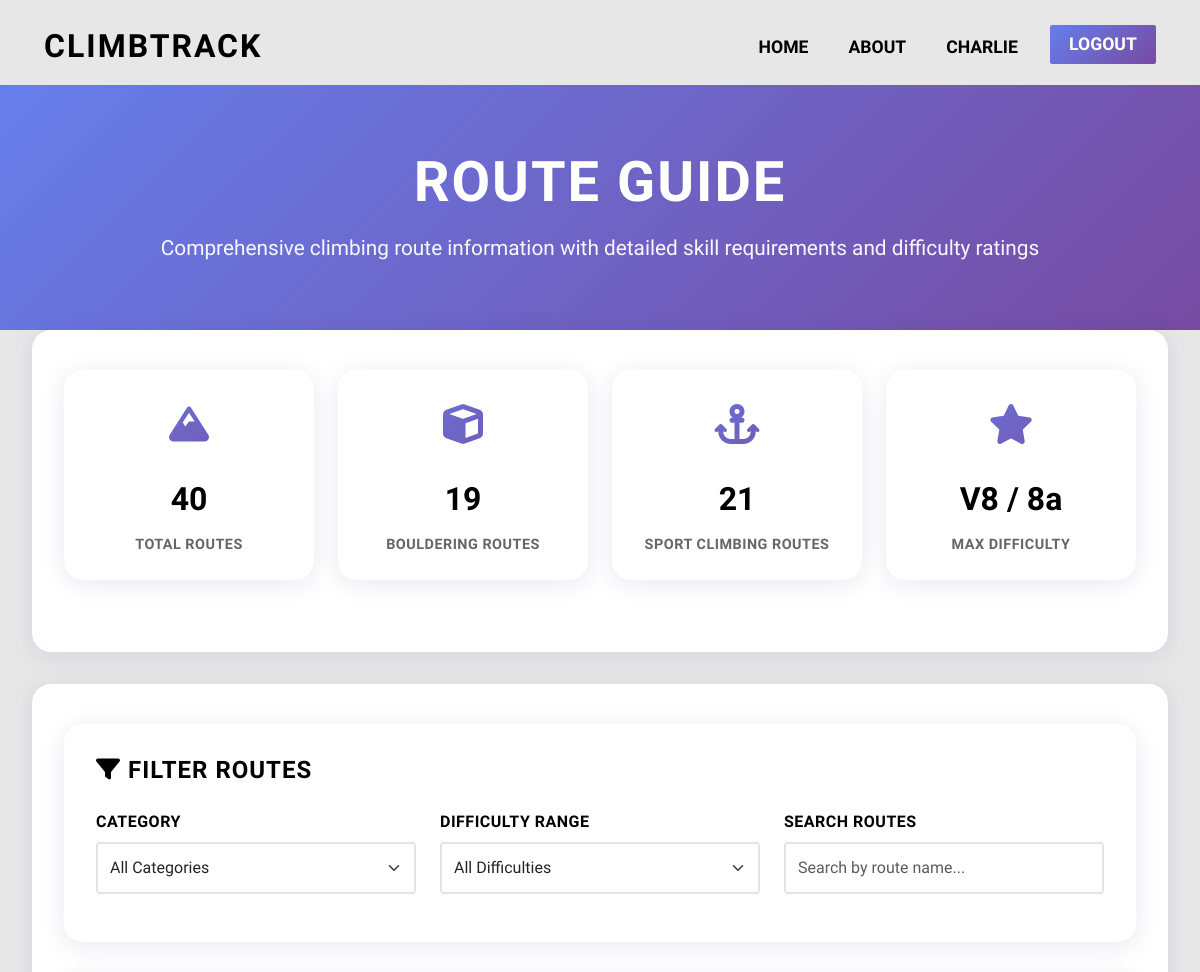
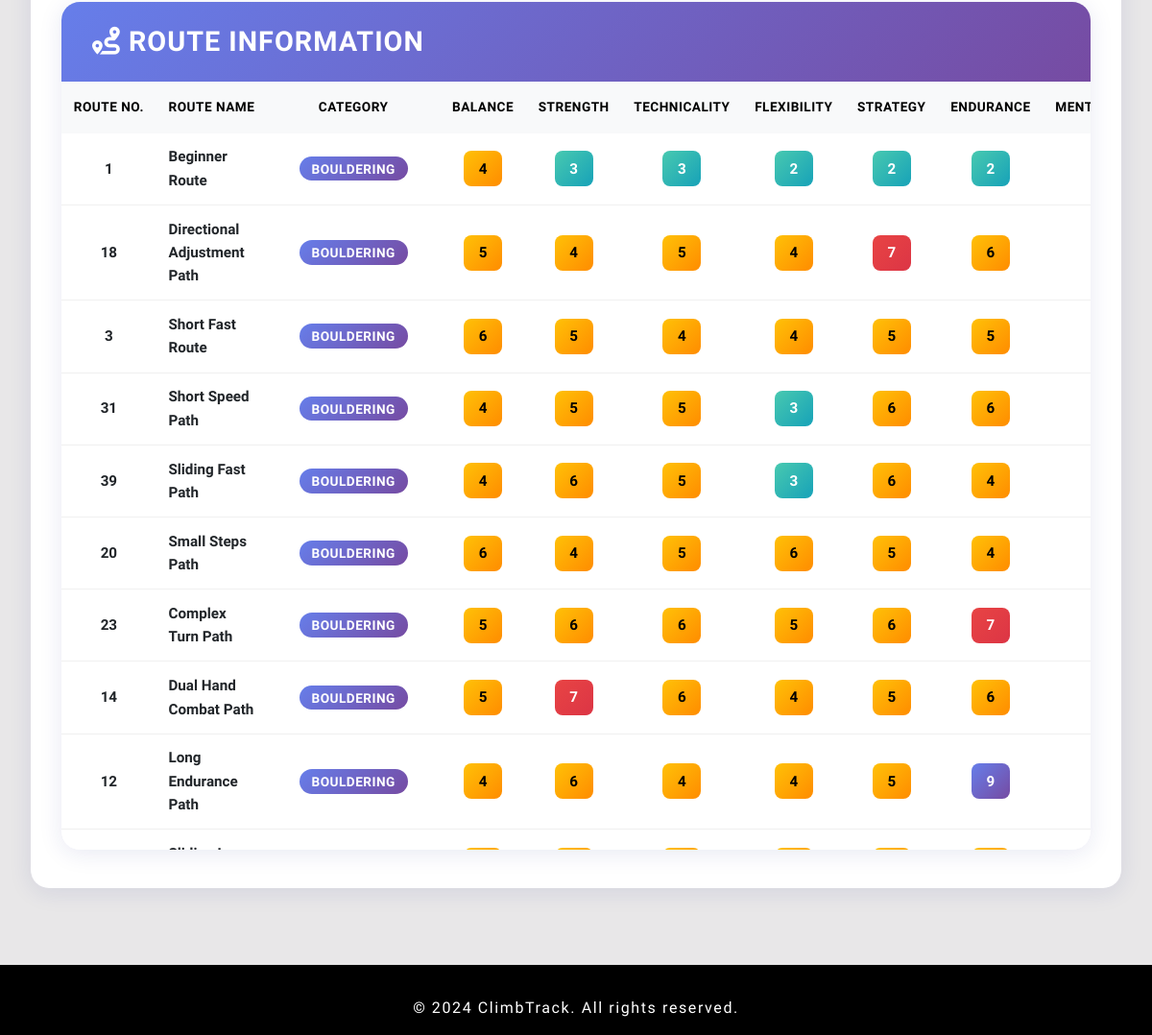
/routes (signed in), run on the app's committed database (2 pictures, top to bottom).
### tables this page shows
CREATE TABLE "routes" (
                id INTEGER PRIMARY KEY AUTOINCREMENT,
                name VARCHAR(200) NOT NULL,
                category VARCHAR(20) NOT NULL CHECK(category IN ('Bouldering', 'Sport Climbing')),
                balance INTEGER NOT NULL CHECK(balance >= 1 AND balance <= 10),
                strength INTEGER NOT NULL CHECK(strength >= 1 AND strength <= 10),
                technicality INTEGER NOT NULL CHECK(technicality >= 1 AND technicality <= 10),
                flexibility INTEGER NOT NULL CHECK(flexibility >= 1 AND flexibility <= 10),
                strategy INTEGER NOT NULL CHECK(strategy >= 1 AND strategy <= 10),
                endurance INTEGER NOT NULL CHECK(endurance >= 1 AND endurance <= 10),
                mental_challenge INTEGER NOT NULL CHECK(mental_challenge >= 1 AND mental_challenge <= 10),
                overall_difficulty VARCHAR(10) NOT NULL,
                description TEXT,
                image_filename VARCHAR(255),
                created_at TIMESTAMP DEFAULT CURRENT_TIMESTAMP,
                updated_at TIMESTAMP DEFAULT CURRENT_TIMESTAMP
            );

### app.py (the view)
@app.route('/routes')
def routes():
    routes_data = RouteService.get_all_routes()
    return render_template('routes.html', routes=routes_data)

### database/dao.py (called while the page is built)
    def get_all_sorted(self) -> List[Dict[str, Any]]:
        query = """
            SELECT * FROM routes
            ORDER BY category,
                     CASE category
                         WHEN 'Bouldering' THEN CAST(SUBSTR(overall_difficulty, 2) AS INTEGER)
                         ELSE overall_difficulty
                     END,
                     name
        """
        results = self.db.execute_query(query)
        return [dict(row) for row in results]

### database/db_manager.py (called while the page is built)
    def get_connection(self) -> sqlite3.Connection:
        if not os.path.exists(self.db_path):
            raise FileNotFoundError(f"数据库文件不存在: {self.db_path}")
        conn = sqlite3.connect(self.db_path)
        conn.row_factory = sqlite3.Row
        return conn

    @contextmanager
    def get_cursor(self, transaction: bool = False):
        conn = self.get_connection()
        cursor = conn.cursor()
        try:
            yield cursor
            if transaction:
                conn.commit()
        except Exception as e:
            if transaction:
                conn.rollback()
            raise e
        finally:
            conn.close()

    def execute_query(self, query: str, params: tuple = (), fetch_one: bool = False, fetch_all: bool = True) -> Any:
        with self.get_cursor() as cursor:
            cursor.execute(query, params)
            if fetch_one:
                return cursor.fetchone()
            elif fetch_all:
                return cursor.fetchall()
            else:
                return cursor.rowcount

### database/services.py (called while the page is built)
    @staticmethod
    def get_all_routes() -> List[Dict[str, Any]]:
        return route_dao.get_all_sorted()

### templates/routes.html (shortened to what this page needs)
<!DOCTYPE html>
<html lang="en">
<head>
    <link href="https://cdn.jsdelivr.net/npm/bootstrap@5.3.0/dist/css/bootstrap.min.css" rel="stylesheet">
    <link href="{{ url_for('static', filename='css/base.css') }}" rel="stylesheet">
    <link href="https://cdnjs.cloudflare.com/ajax/libs/font-awesome/6.0.0/css/all.min.css" rel="stylesheet">
</head>
<body>
    <nav class="navbar navbar-expand-lg navbar-custom">
        <div class="container-fluid">
            <a class="navbar-brand" href="/">ClimbTrack</a>
            <div class="collapse navbar-collapse justify-content-end">
                <ul class="navbar-nav mb-2 mb-lg-0">
                    <li class="nav-item"><a class="nav-link" href="/">Home</a></li>
                    <li class="nav-item"><a class="nav-link" href="{{ url_for('about') }}">About</a></li>
                    {% if session.get('user') %}
                        <li class="nav-item"><a class="nav-link" href="{{ url_for('profile') }}">{{ session['user'] }}</a></li>
                        <li class="nav-item"><a class="btn btn-login" href="{{ url_for('logout') }}">Logout</a></li>
                    {% else %}
                        <li class="nav-item"><a class="btn btn-login" href="{{ url_for('login') }}">Login</a></li>
                    {% endif %}
                </ul>
            </div>
        </div>
    </nav>
    <section class="hero-section">
        <div class="container">
            <h1 class="hero-title">Route Guide</h1>
            <p class="hero-subtitle">Comprehensive climbing route information with detailed skill requirements and difficulty ratings</p>
        </div>
    </section>
    <div class="page-container">
        <div class="content-section fade-in">
            <div class="stats-summary">
                <div class="stat-card scale-hover">
                    <div class="stat-icon"><i class="fas fa-mountain"></i></div>
                    <div class="stat-number">{{ routes|length }}</div>
                    <div class="stat-label">Total Routes</div>
                </div>
                <div class="stat-card scale-hover">
                    <div class="stat-icon"><i class="fas fa-cube"></i></div>
                    <div class="stat-number">{{ routes|selectattr('category', 'equalto', 'Bouldering')|list|length }}</div>
                    <div class="stat-label">Bouldering Routes</div>
                </div>
                <div class="stat-card scale-hover">
                    <div class="stat-icon"><i class="fas fa-anchor"></i></div>
                    <div class="stat-number">{{ routes|selectattr('category', 'equalto', 'Sport Climbing')|list|length }}</div>
                    <div class="stat-label">Sport Climbing Routes</div>
                </div>
                <div class="stat-card scale-hover">
                    <div class="stat-icon"><i class="fas fa-star"></i></div>
                    <div class="stat-number">
                        {% set v_grades = routes|selectattr('category', 'equalto', 'Bouldering')|map(attribute='overall_difficulty')|list %}
                        {% set sport_grades = routes|selectattr('category', 'equalto', 'Sport Climbing')|map(attribute='overall_difficulty')|list %}
                        {% if v_grades and sport_grades %}
                            {{ v_grades|max }} / {{ sport_grades|max }}
                        {% elif v_grades %}
                            {{ v_grades|max }}
                        {% elif sport_grades %}
                            {{ sport_grades|max }}
                        {% else %}
                            N/A
                        {% endif %}
                    </div>
                    <div class="stat-label">Max Difficulty</div>
                </div>
            </div>
        </div>
        <div class="content-section fade-in">
            <div class="filter-controls">
                <h4 class="filter-title"><i class="fas fa-filter"></i> Filter Routes</h4>
                <div class="row">
                    <div class="col-md-4">
                        <div class="filter-group">
                            <label for="categoryFilter">Category</label>
                            <select class="form-select" id="categoryFilter">
                                <option value="">All Categories</option>
                            </select>
                        </div>
                    </div>
                    <div class="col-md-4">
                        <div class="filter-group">
                            <label for="difficultyFilter">Difficulty Range</label>
                            <select class="form-select" id="difficultyFilter">
                                <option value="">All Difficulties</option>
                            </select>
                        </div>
                    </div>
                    <div class="col-md-4">
                        <div class="filter-group">
                            <label for="searchFilter">Search Routes</label>
                            <input type="text" class="form-control" id="searchFilter" placeholder="Search by route name...">
                        </div>
                    </div>
                </div>
            </div>
            <div class="routes-table-container">
                <div class="table-header">
                    <h3><i class="fas fa-route"></i> Route Information</h3>
                </div>
                <div class="table-responsive">
                    <table class="table routes-table" id="routesTable">
                        <thead>
                            <tr>
                                <th>Route No.</th>
                                <th>Route Name</th>
                                <th>Category</th>
                                <th>Balance</th>
                                <th>Strength</th>
                                <th>Technicality</th>
                                <th>Flexibility</th>
                                <th>Strategy</th>
                                <th>Endurance</th>
                                <th>Mental Challenge</th>
                            </tr>
                        </thead>
                        <tbody>
                            {% for route in routes %}
                            <tr class="route-row"
                                data-category="{{ route.category }}"
                                data-difficulty="{{ route.overall_difficulty }}"
                                data-name="{{ route.name.lower() }}">
                                <td><strong>{{ route.id }}</strong></td>
                                <td class="route-name">{{ route.name }}</td>
                                <td>
                                    <span class="route-category {% if route.category == 'Bouldering' %}category-bouldering{% else %}category-sport{% endif %}">
                                        {{ route.category }}
                                    </span>
                                </td>
                                <td><span class="difficulty-score difficulty-{{
                                    '1-3' if route.balance <= 3 else
                                    '4-6' if route.balance <= 6 else
                                    '7-8' if route.balance <= 8 else
                                    '9-10' }}">{{ route.balance }}</span></td>
                                <td><span class="difficulty-score difficulty-{{
                                    '1-3' if route.strength <= 3 else
                                    '4-6' if route.strength <= 6 else
                                    '7-8' if route.strength <= 8 else
                                    '9-10' }}">{{ route.strength }}</span></td>
                                <td><span class="difficulty-score difficulty-{{
                                    '1-3' if route.technicality <= 3 else
                                    '4-6' if route.technicality <= 6 else
                                    '7-8' if route.technicality <= 8 else
                                    '9-10' }}">{{ route.technicality }}</span></td>
                                <td><span class="difficulty-score difficulty-{{
                                    '1-3' if route.flexibility <= 3 else
                                    '4-6' if route.flexibility <= 6 else
                                    '7-8' if route.flexibility <= 8 else
                                    '9-10' }}">{{ route.flexibility }}</span></td>
                                <td><span class="difficulty-score difficulty-{{
                                    '1-3' if route.strategy <= 3 else
                                    '4-6' if route.strategy <= 6 else
                                    '7-8' if route.strategy <= 8 else
                                    '9-10' }}">{{ route.strategy }}</span></td>
                                <td><span class="difficulty-score difficulty-{{
                                    '1-3' if route.endurance <= 3 else
                                    '4-6' if route.endurance <= 6 else
                                    '7-8' if route.endurance <= 8 else
                                    '9-10' }}">{{ route.endurance }}</span></td>
                                <td></td>
                            </tr>
                            {% endfor %}
                        </tbody>
                    </table>
                </div>
            </div>
        </div>
    </div>
    <footer class="footer">
        &copy; 2024 ClimbTrack. All rights reserved.
    </footer>
</body>
</html>

### static/css/base.css (style rules this page uses)
body { background: #E8E7E8; font-family: 'Saira Condensed', Arial, sans-serif; margin: 0; padding: 0; color: #222; line-height: 1.6; }
.navbar-custom { background: transparent; padding: 1.2rem 3rem 0.5rem 3rem; }
.navbar-custom .navbar-brand { color: #000; font-size: 2rem; font-weight: 700; letter-spacing: 2px; text-transform: uppercase; }
.navbar-custom .nav-link { color: #000; font-size: 1.1rem; font-weight: 700; margin-right: 1.5rem; text-transform: uppercase; }
.navbar-custom .btn-login { background: linear-gradient(135deg, #667eea 0%, #764ba2 100%); color: #fff; border: none; border-radius: 2px; padding: 0.4rem 1.2rem; font-weight: 700; text-transform: uppercase; font-size: 1.1rem; transition: all 0.3s ease; }
.page-container { max-width: 1440px; margin: 0 auto; padding: 2rem; }
.content-section { background: #fff; border-radius: 1.2rem; box-shadow: 0 4px 24px 0 rgba(31,38,135,0.10); padding: 2.5rem 2rem; margin-bottom: 2rem; }
.footer { width: 100%; background: #000; color: #fff; text-align: center; padding: 2rem 0 1rem 0; margin-top: 80px; font-size: 1rem; letter-spacing: 0.1em; }
@media (max-width: 1200px) { .page-container { padding: 1rem; } }
@media (max-width: 1200px) { .navbar-custom { padding: 1rem 2rem 0.5rem 2rem; } }
.fade-in { animation: fadeIn 0.5s ease-in; }
.scale-hover { transition: transform 0.3s ease; }

### data on the page
routes: id "1", name "Beginner Route", category "BOULDERING", balance "4", strength "3", technicality "3", flexibility "2", strategy "2", endurance "2"
routes: id "18", name "Directional Adjustment Path", category "BOULDERING", balance "5", strength "4", technicality "5", flexibility "4", strategy "7", endurance "6"
routes: id "3", name "Short Fast Route", category "BOULDERING", balance "6", strength "5", technicality "4", flexibility "4", strategy "5", endurance "5"
routes: id "31", name "Short Speed Path", category "BOULDERING", balance "4", strength "5", technicality "5", flexibility "3", strategy "6", endurance "6"
routes: id "39", name "Sliding Fast Path", category "BOULDERING", balance "4", strength "6", technicality "5", flexibility "3", strategy "6", endurance "4"
routes: id "20", name "Small Steps Path", category "BOULDERING", balance "6", strength "4", technicality "5", flexibility "6", strategy "5", endurance "4"
routes: id "23", name "Complex Turn Path", category "BOULDERING", balance "5", strength "6", technicality "6", flexibility "5", strategy "6", endurance "7"
routes: id "14", name "Dual Hand Combat Path", category "BOULDERING", balance "5", strength "7", technicality "6", flexibility "4", strategy "5", endurance "6"
routes: id "12", name "Long Endurance Path", category "BOULDERING", balance "4", strength "6", technicality "4", flexibility "4", strategy "5", endurance "9"

### other printed values
{{ session['user'] }} "CHARLIE"
{{ routes|length }} "40"
{{ routes|selectattr('category', 'equalto', 'Bouldering')|list|length }} "19"
{{ routes|selectattr('category', 'equalto', 'Sport Climbing')|list|length }} "21"
{{ v_grades|max }} "V8"
{{ sport_grades|max }} "8a"
